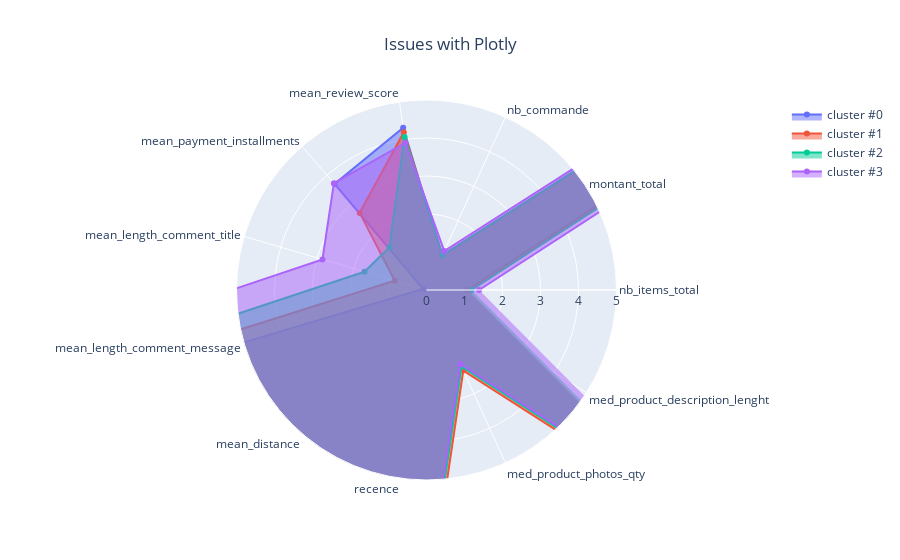

Notebook source saved alongside this figure:
### Code cell
import plotly.graph_objects as go

categories = result_kprot.columns
fig = go.Figure()

for g in result_kprot.index:
    fig.add_trace(go.Scatterpolar(
        r = result_kprot.loc[g].values,
        theta = categories,
        fill = 'toself',
        name = f'cluster #{g}'
    ))

fig.update_layout(
  polar=dict(
    radialaxis=dict(
      visible=True,
      range=[0, 5] # here we can define the range
    )),
  showlegend=True,
    title="Issues with Plotly",
    title_x=0.5
)

fig.show()

### Figure 1 — Plotly figure (JSON) as saved in the notebook; plotly's stock layout.template omitted (floating-point values rounded to 4 significant figures)
{"data": [{"fill": "toself", "name": "cluster #0", "r": [1.06, 169.6, 1, 4.315, 3.695, 0.08822, 14.57, 5.621, 306.6, 2.187, 786.0], "theta": ["nb_items_total", "montant_total", "nb_commande", "mean_review_score", "mean_payment_installments", "mean_length_comment_title", "mean_length_comment_message", "mean_distance", "recence", "med_product_photos_qty", "med_product_description_lenght"], "type": "scatterpolar"}, {"fill": "toself", "name": "cluster #1", "r": [1.1, 137.5, 1.002, 4.195, 2.686, 0.8704, 23.38, 5.457, 305.7, 2.332, 674.7], "theta": ["nb_items_total", "montant_total", "nb_commande", "mean_review_score", "mean_payment_installments", "mean_length_comment_title", "mean_length_comment_message", "mean_distance", "recence", "med_product_photos_qty", "med_product_description_lenght"], "type": "scatterpolar"}, {"fill": "toself", "name": "cluster #2", "r": [1.183, 152.4, 1.006, 4.069, 1.488, 1.701, 28.38, 5.628, 284.3, 2.213, 871.2], "theta": ["nb_items_total", "montant_total", "nb_commande", "mean_review_score", "mean_payment_installments", "mean_length_comment_title", "mean_length_comment_message", "mean_distance", "recence", "med_product_photos_qty", "med_product_description_lenght"], "type": "scatterpolar"}, {"fill": "toself", "name": "cluster #3", "r": [1.385, 200.6, 1.126, 3.913, 3.721, 2.853, 43.05, 5.642, 273.6, 2.146, 803.8], "theta": ["nb_items_total", "montant_total", "nb_commande", "mean_review_score", "mean_payment_installments", "mean_length_comment_title", "mean_length_comment_message", "mean_distance", "recence", "med_product_photos_qty", "med_product_description_lenght"], "type": "scatterpolar"}], "layout": {"polar": {"radialaxis": {"range": [0, 5], "visible": true}}, "showlegend": true, "title": {"text": "Issues with Plotly", "x": 0.5}}}
